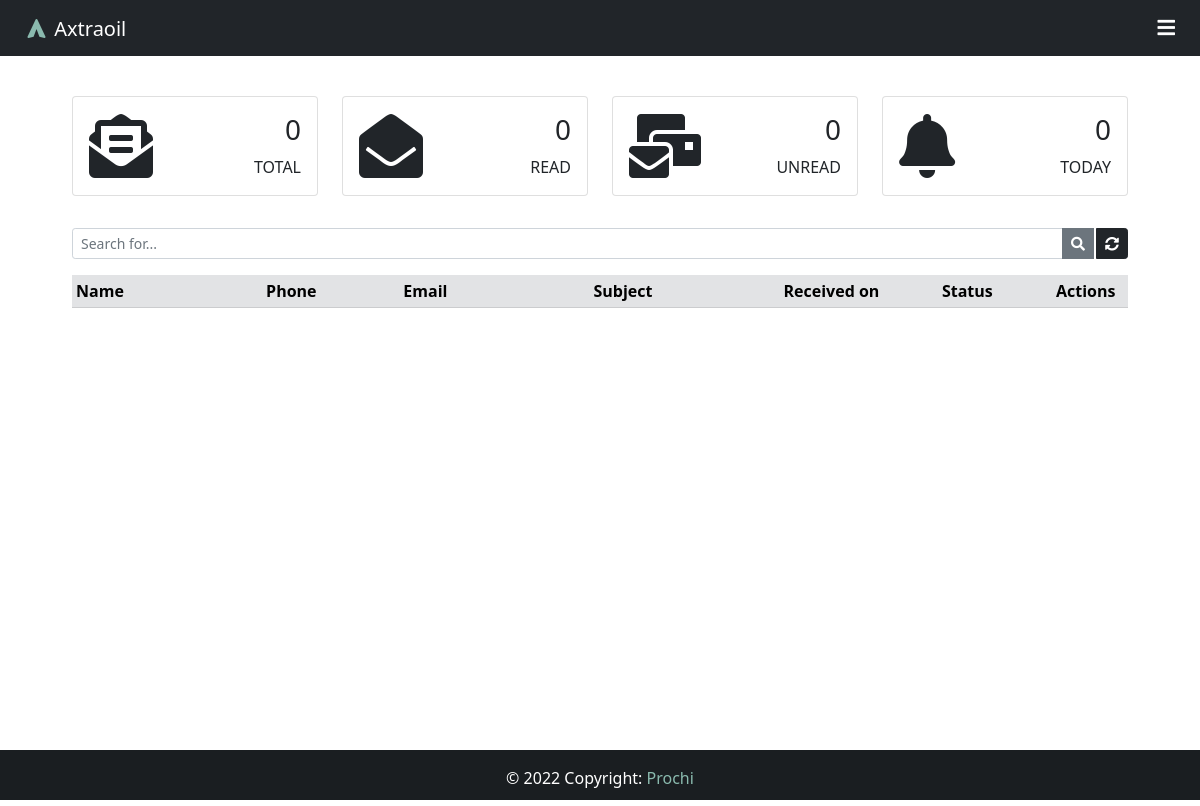
The page /inbox/ (signed in) on the database as committed earlier.
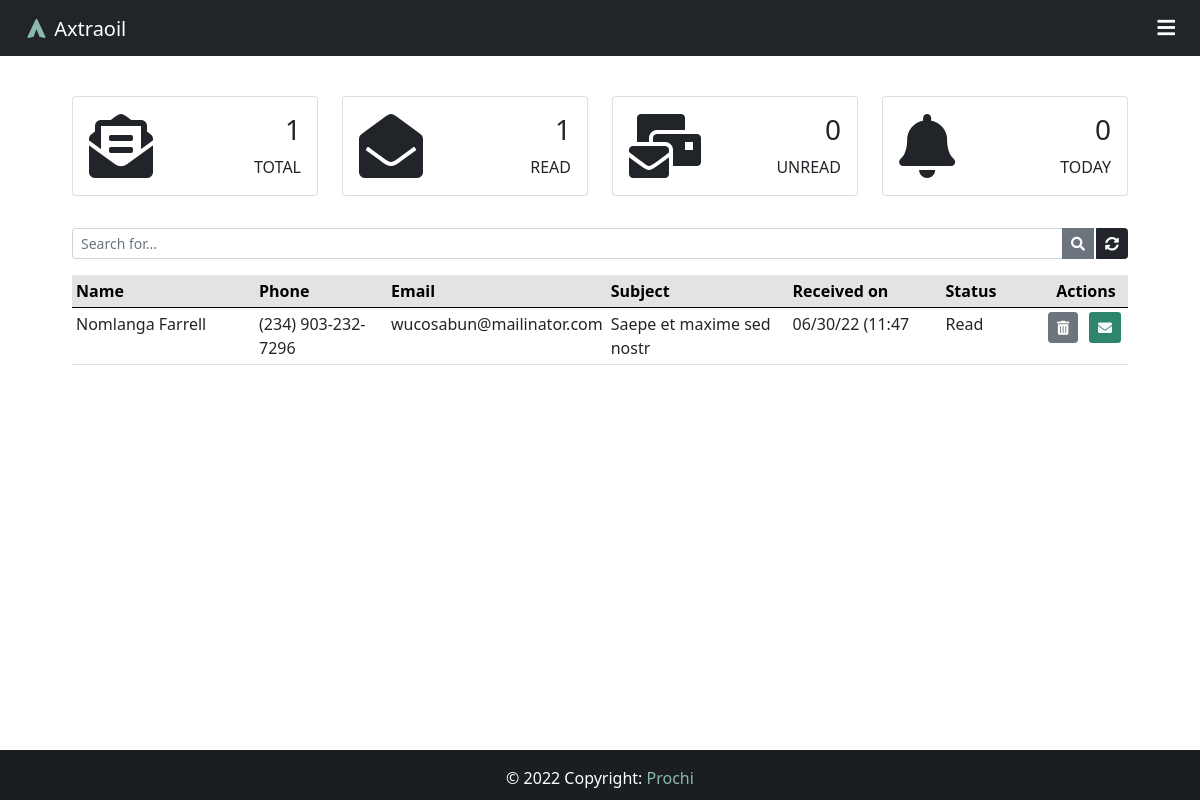
The same page on the database as committed later.
### App/models.py (models this page shows, shortened)
class Customer(models.Model):
    STATUS = (
        ('Pending', 'Pending'),
        ('Read', 'Read'),
    )
    id = models.AutoField(primary_key=True)
    name = models.CharField(max_length=40)
    phone = models.CharField(max_length=30)
    email = models.CharField(max_length=40)
    subject = models.CharField(max_length=25)
    message = models.TextField(max_length=1000)
    file = models.FileField()
    created_at = models.DateTimeField(auto_now_add=True)
    status = models.CharField(max_length=10, choices=STATUS)
    def situation(self):
        if self.status == 'Read':
            return format_html('<span style="color: black">{0}</span>', self.status)
        else:
            return format_html('<span style="color: red">{0}</span>', self.status)
    situation.allow_tags = True

### App/views.py (the view)
# urls.py: path('inbox/', views.inbox, name="inbox"),
@login_required(login_url="login")
@cache_control(no_cache=True, must_revalidate=True, no_store=True)
def inbox(request):
    if 'q' in request.GET:
        q = request.GET['q']
        all_customer_list = Customer.objects.filter(
            Q(name__icontains=q) | Q(phone__icontains=q) |
            Q(email=q) | Q(subject__icontains=q) |
            Q(message__icontains=q) | Q(status__icontains=q)
        ).order_by('-created_at')
    else:
        all_customer_list = Customer.objects.all().order_by('-created_at')
    paginator = Paginator(all_customer_list, 5)
    page = request.GET.get('page')
    all_customer = paginator.get_page(page)
    total = Customer.objects.all().count()
    read = Customer.objects.filter(status='Read')
    pending = Customer.objects.filter(status='Pending')
    base = datetime.now().date()
    today = Customer.objects.filter(created_at__gt = base)
    return render(request, "inbox.html", {'customers':all_customer,
    "total":total, "read":read, "pending":pending, "today":today})

### App/templates/inbox.html (shortened to what this page needs)
{% extends 'base.html' %}
{% block content %}
<br>
<div class="container-fluid mt-3" style="width: 90%;">
    <div id="dashboard" class="hidee">
        {% include 'dashboard/dashboard.html' %}
    </div>
    <br>
    <form action="" id="global-search" class="hidee">
        <div class="input-group input-group-sm mb-3">
            <input type="text" name="q" class="form-control input-sm" placeholder="Search for..."
                value="{{ request.GET.q }}">
            <button class="btn btn-secondary" title="Search"><i class="fas fa-search"></i></button>
            <a href="{% url 'inbox' %}" class="btn btn-dark" style="margin-left: 2px;" title="Refresh"><i
                    class="fas fa-sync-alt"></i></a>
        </div>
    </form>
    <div class="col-lg-12 hidee">
        <div style="margin-top: 5px;">
            <table class="table table-sm">
                <thead class="table-secondary">
                    <tr>
                        <th style="width: 18%;">Name</th>
                        <th style="width: 13%;">Phone</th>
                        <th style="width: 18%;">Email</th>
                        <th style="width: 18%;">Subject</th>
                        <th style="width: 15%;">Received on</th>
                        <th style="width: 10%;">Status</th>
                        <th style="width: 8%; text-align: center;" colspan="2">Actions</th>
                    </tr>
                </thead>
                {% for customer in customers %}
                <tr>
                    <td>{{ customer.name }}</td>
                    <td>{{ customer.phone }}</td>
                    <td>{{ customer.email }}</td>
                    <td>{{ customer.subject }}</td>
                    <td>{{ customer.created_at | date:'m/d/y (H:i' }}</td>
                    <td>{{ customer.status }}</td>
                    <td>
                        <button class="btn btn-secondary btn-sm btn-action" title="Delete message">
                            <i class="fas fa-trash-alt"></i>
                        </button>
                    </td>
                    <td>
                        <button class="btn text-light btn-sm btn-action" title="Read message" style="background-color: #2e856e;">
                            <i class="fas fa-envelope"></i>
                        </button>
                    </td>
                </tr>
                {% endfor %}
            </table>
        </div>
    </div>
</div>
</div>
{% endblock content %}

Rows that differ between the two databases and show on the page:
added Customer: name "Nomlanga Farrell", phone "(234) 903-232-7296", email "wucosabun@mailinator.com", subject "Saepe et maxime sed nostr", created_at "06/30/22 (11:47", status "Read"
Other text that changed with them:
{{ total }}: "0" → "1"
{{ read.count }}: "0" → "1"
